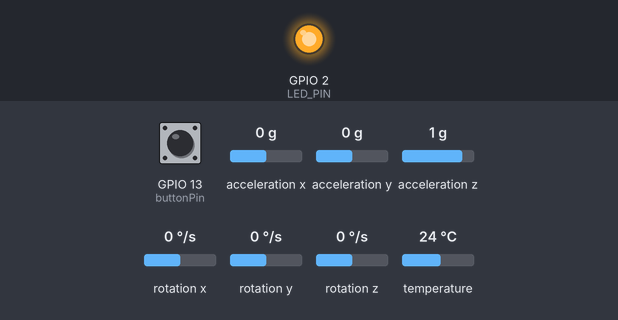
Bench run of a sketch on a simulated ESP32. On the bench: output pins drawn as LEDs (lit = HIGH). The inputs (shaded band) are chosen by the test bench; at power-on: GPIO 13 (buttonPin) HIGH, acceleration x 0 g, acceleration y 0 g, acceleration z 1 g, rotation x 0 °/s, rotation y 0 °/s, rotation z 0 °/s, temperature 24 °C. Nothing arrives over Bluetooth unless stated; what the sketch prints to the serial monitor is not drawn.

Above: at 0.1 s.
At 3.0 s:
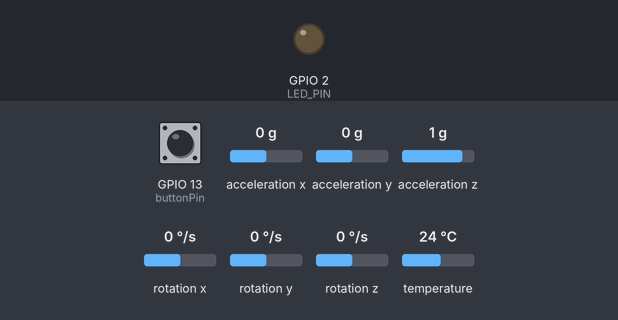
3.1 s: GPIO 13 (buttonPin) pulled LOW for 0.15 s
Timing chart, 0 to 6.1 s (numbered marks = the images above; inputs shaded):
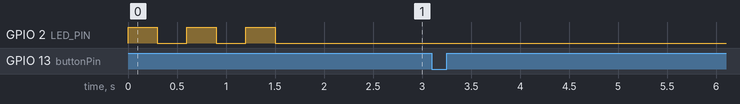

The sketch:

mozhang.ino
```cpp
#include "mpu6050.h"
#include <math.h>
#include <string.h>
#include "classifier.h"
#include "BluetoothSerial.h"
#include "esp_bt_device.h"
#define PI 3.1415926

const int LED_PIN=2;

BluetoothSerial SerialBT;
Eloquent::ML::Port::SVM clf;//实例化模型

uint32_t delt_t = 0; // used to control display output rate
uint32_t count = 0;  // used to control display output rate

float GyroMeasError = PI * (40.0f / 180.0f);     // gyroscope measurement error in rads/s (start at 60 deg/s), then reduce after ~10 s to 3
float beta = sqrt(3.0f / 4.0f) * GyroMeasError;  // compute beta
float GyroMeasDrift = PI * (2.0f / 180.0f);      // gyroscope measurement drift in rad/s/s (start at 0.0 deg/s/s)
float zeta = sqrt(3.0f / 4.0f) * GyroMeasDrift;  // compute zeta, the other free parameter in the Madgwick scheme usually set to a small or zero value
float deltat = 0.0f;                              // integration interval for both filter schemes
uint32_t lastUpdate = 0, firstUpdate = 0;         // used to calculate integration interval
uint32_t Now = 0;
float q[4] = {1.0f, 0.0f, 0.0f, 0.0f}; //四元数

float pitch, yaw, roll;//三轴角
float worldAccX,worldAccY,worldAccZ;//世界坐标系下三轴加速度

const int buttonPin=13;//按钮GPIO13
int buttonstate=0;//按钮状态
int lastbuttonstate=0;//上一次按钮状态
int i=0;//下标
float x_acc[50];//加速度
float y_acc[50];
float z_acc[50];
float x_v[50];//速度
float y_v[50];
float z_v[50];
float x_x[50];//位移
float y_x[50];
float z_x[50];
int k;//工具变量
float input[100]={0};//用于跑模型的变量
int pred=0;//预测结果

float sumwhat(int i,float tool[50]){//辅助函数求tool数组的前i项和
  int j;
  float sum=0.0;
  for (j=0;j<=i;j++){
    sum+=tool[j]*0.05;
  }
  return sum;
}

unsigned long starttime=0;//开始时间
int flag1=0;//为了标志2s已到但是按钮未松开的情况的flag
int flag2=1;//为了标志开始计时的flag

void MadgwickQuaternionUpdate(float ax, float ay, float az, float gyrox, float gyroy, float gyroz)
{
    float q1 = q[0], q2 = q[1], q3 = q[2], q4 = q[3];         // short name local variable for readability
    float norm;                                               // vector norm
    float f1, f2, f3;                                         // objetive funcyion elements
    float J_11or24, J_12or23, J_13or22, J_14or21, J_32, J_33; // objective function Jacobian elements
    float qDot1, qDot2, qDot3, qDot4;
    float hatDot1, hatDot2, hatDot3, hatDot4;
    float gerrx, gerry, gerrz, gbiasx, gbiasy, gbiasz;        // gyro bias error

    // Auxiliary variables to avoid repeated arithmetic
    float _halfq1 = 0.5f * q1;
    float _halfq2 = 0.5f * q2;
    float _halfq3 = 0.5f * q3;
    float _halfq4 = 0.5f * q4;
    float _2q1 = 2.0f * q1;
    float _2q2 = 2.0f * q2;
    float _2q3 = 2.0f * q3;
    float _2q4 = 2.0f * q4;
    float _2q1q3 = 2.0f * q1 * q3;
    float _2q3q4 = 2.0f * q3 * q4;

    // Normalise accelerometer measurement
    norm = sqrt(ax * ax + ay * ay + az * az);
    if (norm == 0.0f) return; // handle NaN
    norm = 1.0f/norm;
    ax *= norm;
    ay *= norm;
    az *= norm;

    // Compute the objective function and Jacobian
    f1 = _2q2 * q4 - _2q1 * q3 - ax;
    f2 = _2q1 * q2 + _2q3 * q4 - ay;
    f3 = 1.0f - _2q2 * q2 - _2q3 * q3 - az;
    J_11or24 = _2q3;
    J_12or23 = _2q4;
    J_13or22 = _2q1;
    J_14or21 = _2q2;
    J_32 = 2.0f * J_14or21;
    J_33 = 2.0f * J_11or24;

    // Compute the gradient (matrix multiplication)
    hatDot1 = J_14or21 * f2 - J_11or24 * f1;
    hatDot2 = J_12or23 * f1 + J_13or22 * f2 - J_32 * f3;
    hatDot3 = J_12or23 * f2 - J_33 *f3 - J_13or22 * f1;
    hatDot4 = J_14or21 * f1 + J_11or24 * f2;

    // Normalize the gradient
    norm = sqrt(hatDot1 * hatDot1 + hatDot2 * hatDot2 + hatDot3 * hatDot3 + hatDot4 * hatDot4);
    hatDot1 /= norm;
    hatDot2 /= norm;
    hatDot3 /= norm;
    hatDot4 /= norm;

    // Compute estimated gyroscope biases
    gerrx = _2q1 * hatDot2 - _2q2 * hatDot1 - _2q3 * hatDot4 + _2q4 * hatDot3;
    gerry = _2q1 * hatDot3 + _2q2 * hatDot4 - _2q3 * hatDot1 - _2q4 * hatDot2;
    gerrz = _2q1 * hatDot4 - _2q2 * hatDot3 + _2q3 * hatDot2 - _2q4 * hatDot1;

    // Compute and remove gyroscope biases
    gbiasx += gerrx * deltat * zeta;
    gbiasy += gerry * deltat * zeta;
    gbiasz += gerrz * deltat * zeta;
    gyrox -= gbiasx;
    gyroy -= gbiasy;
    gyroz -= gbiasz;

    // Compute the quaternion derivative
    qDot1 = -_halfq2 * gyrox - _halfq3 * gyroy - _halfq4 * gyroz;
    qDot2 =  _halfq1 * gyrox + _halfq3 * gyroz - _halfq4 * gyroy;
    qDot3 =  _halfq1 * gyroy - _halfq2 * gyroz + _halfq4 * gyrox;
    qDot4 =  _halfq1 * gyroz + _halfq2 * gyroy - _halfq3 * gyrox;

    // Compute then integrate estimated quaternion derivative
    q1 += (qDot1 -(beta * hatDot1)) * deltat;
    q2 += (qDot2 -(beta * hatDot2)) * deltat;
    q3 += (qDot3 -(beta * hatDot3)) * deltat;
    q4 += (qDot4 -(beta * hatDot4)) * deltat;

    // Normalize the quaternion
    norm = sqrt(q1 * q1 + q2 * q2 + q3 * q3 + q4 * q4);    // normalise quaternion
    norm = 1.0f/norm;
    q[0] = q1 * norm;
    q[1] = q2 * norm;
    q[2] = q3 * norm;
    q[3] = q4 * norm;
}

void setup() {
  Wire.begin();
  Wire.setClock(400000);
  Serial.begin(115200);
  pinMode(LED_PIN, OUTPUT);
  digitalWrite(LED_PIN, LOW);
  Init_mpu6050();
  pinMode(buttonPin,INPUT_PULLUP);
  SerialBT.begin("ESP32_BT",true);
  uint8_t macAddr[6]={0x84, 0x1F, 0xE8, 0x15, 0xBE, 0x4E};

  if (SerialBT.connect(macAddr)) {
    Serial.println("Connected to Slave!");
    for (k=0;k<3;k++) {//蓝牙连接成功提升:灯闪三下
      digitalWrite(LED_PIN, HIGH);
      delay(300);
      digitalWrite(LED_PIN, LOW);
      delay(300);
    }
  } else {
    Serial.println("Failed to connect to Slave.");
    digitalWrite(LED_PIN, HIGH);//蓝牙连接失败提示:灯一直亮
  }
}

void loop() {
  buttonstate=digitalRead(buttonPin);
  ReadMPU6050();
  //可视化线加速度曲线
  //Serial.print("Acc_x:");
  //Serial.print(mpu6050_data.Acc_X);
  //Serial.print(",");
  //Serial.print("Acc_Y:");
  //Srial.print(mpu6050_data.Acc_Y);
  //Serial.print(",");
  //Serial.print("Acc_Z:");
  //Serial.println(mpu6050_data.Acc_Z);

  //可视化角速度曲线
  //Serial.print("Angle_velocity_R:");
  //Serial.println(mpu6050_data.Angle_Velocity_R);
  //Serial.print(",");
  //Serial.print("Angle_velocity_P:");
  //Serial.print(mpu6050_data.Angle_Velocity_P);
  //Serial.print(",");
  //Serial.print("Angle_velocity_Y:");
  //Serial.println(mpu6050_data.Angle_Velocity_Y);

  Now = micros();
  deltat = ((Now - lastUpdate)/1000000.0f); // set integration time by time elapsed since last filter update
  lastUpdate = Now;

  MadgwickQuaternionUpdate(mpu6050_data.Acc_X/9.8065, mpu6050_data.Acc_Y/9.8065, mpu6050_data.Acc_Z/9.8065, mpu6050_data.Angle_Velocity_R, mpu6050_data.Angle_Velocity_P, mpu6050_data.Angle_Velocity_Y);
  delt_t = millis() - count;
  if (delt_t > 50) { // update LCD once per half-second independent of read rate


  yaw=atan2(2.0f * (q[1] * q[2] + q[0] * q[3]), q[0] * q[0] + q[1] * q[1] - q[2] * q[2] - q[3] * q[3]);
  pitch=-asin(2.0f * (q[1] * q[3] - q[0] * q[2]));
  roll=atan2(2.0f * (q[0] * q[1] + q[2] * q[3]), q[0] * q[0] - q[1] * q[1] - q[2] * q[2] + q[3] * q[3]);

  //Serial.print(yaw, 2);
  //Serial.print(", ");
  //Serial.print(pitch, 2);
  //Serial.print(", ");
  //Serial.println(roll, 2);

  float R[3][3];
  R[0][0]=cos(pitch)*cos(yaw);
  R[0][1]=cos(yaw)*sin(roll)*sin(pitch)-cos(roll)*sin(yaw);
  R[0][2]=sin(roll)*sin(yaw)+cos(roll)*cos(yaw)*sin(pitch);

  R[1][0]=cos(pitch)*sin(yaw);
  R[1][1]=cos(roll)*cos(yaw)+sin(roll)*sin(pitch)*sin(yaw);
  R[1][2]=cos(roll)*sin(pitch)*sin(yaw)-cos(yaw)*sin(roll);

  R[2][0]=-sin(pitch);
  R[2][1]=cos(pitch)*sin(roll);
  R[2][2]=cos(roll)*cos(pitch);

  worldAccX=R[0][0]*mpu6050_data.Acc_X+R[0][1]*mpu6050_data.Acc_Y+R[0][2]*mpu6050_data.Acc_Z;
  worldAccY=R[1][0]*mpu6050_data.Acc_X+R[1][1]*mpu6050_data.Acc_Y+R[1][2]*mpu6050_data.Acc_Z;
  worldAccZ=R[2][0]*mpu6050_data.Acc_X+R[2][1]*mpu6050_data.Acc_Y+R[2][2]*mpu6050_data.Acc_Z;

  // 减去重力
  worldAccZ-=9.8065;

  //Serial.print(worldAccX, 2);
  //Serial.print(", ");
  //Serial.print(worldAccY, 2);
  //Serial.print(", ");
  //Serial.println(worldAccZ, 2);
  if(buttonstate==LOW&&flag1==0){//如果按下按钮
    if(lastbuttonstate==HIGH){//首次按下按钮
      i=0;//下标更新
      starttime=millis();//起始时间更新
      flag2=0;//开始计时标志
      memset(x_x,0,sizeof(x_x));
      memset(y_x,0,sizeof(y_x));
      memset(z_x,0,sizeof(z_x));
      Serial.println("首次按下");
    }
    x_acc[i]=worldAccX;//更新加速度
    y_acc[i]=worldAccY;
    z_acc[i]=worldAccZ;
    i++;
  }

  if((millis()-starttime>=2000||(lastbuttonstate==LOW&&buttonstate==HIGH))&&flag2==0){
    flag1=1;//关闭记录通道
    flag2=1;//关闭积分运算通道
    //积分运算
    Serial.println("进入积分");
    for (k=0;k<i;k++){
      x_v[k]=sumwhat(k,x_acc);
      y_v[k]=sumwhat(k,y_acc);
      z_v[k]=sumwhat(k,z_acc);
    }
    for (k=0;k<i;k++){
      x_x[k]=sumwhat(k,x_v);
      y_x[k]=sumwhat(k,y_v);
      z_x[k]=sumwhat(k,z_v);
    }
    for (k=0;k<50;k++){
      input[k]=x_x[k];
      input[k+50]=z_x[k];
    }
    pred=clf.predict(input);
    Serial.println("===START===");   // 一次动作开始
    for (k=0;k<i;k++){
      Serial.print("x:");
      Serial.print(x_x[k]);
      Serial.print(",y:");
      Serial.print(y_x[k]);
      Serial.print(",z:");
      Serial.println(z_x[k]);
      }
    Serial.println(pred);
    Serial.println("===END===");     // 一次动作结束
    SerialBT.println(pred);
  }
  if(buttonstate==HIGH){flag1=0;}//如果按钮是松开的允许再按记录，如果是按到时间到了结束，不触发flag1变化，不进记录
  lastbuttonstate=buttonstate;//记录上一次按钮状态

  count = millis();


}

}
```

mpu6050.h
```cpp
#include <Adafruit_MPU6050.h>
#include <Adafruit_Sensor.h>
#include <Wire.h>

Adafruit_MPU6050 mpu;

struct MPU6050_DATA
{
  // 摄氏度
  float Temperature = 0.0;

  // 沿三轴的线加速度 米每二次方秒 m/s^2
  float Acc_X = 0.0;
  float Acc_Y = 0.0;
  float Acc_Z = 0.0;

  // 三轴角速度 弧度每秒 rad/s
  float Angle_Velocity_R = 0.0;
  float Angle_Velocity_P = 0.0;
  float Angle_Velocity_Y = 0.0;

}mpu6050_data;

void Init_mpu6050()
{
  // Try to initialize!
  if (!mpu.begin()) {
    Serial.println("Failed to find MPU6050 chip");
    while (1) {
      delay(10);
    }
  }
  Serial.println("MPU6050 Found!");
  /***********************************************
    Available AccelerometerRange:
      MPU6050_RANGE_2_G
      MPU6050_RANGE_4_G
      MPU6050_RANGE_8_G
      MPU6050_RANGE_16_G

    API:
      getAccelerometerRange()
      setAccelerometerRange()
  ***********************************************/
  mpu.setAccelerometerRange(MPU6050_RANGE_8_G);

  /***********************************************
    Available GyroRange:
      MPU6050_RANGE_250_DEG
      MPU6050_RANGE_500_DEG
      MPU6050_RANGE_1000_DEG
      MPU6050_RANGE_2000_DEG

    API:
      getGyroRange()
      setGyroRange()
  ***********************************************/
  mpu.setGyroRange(MPU6050_RANGE_500_DEG);

  /***********************************************
    Available Bandwidth:
      MPU6050_BAND_5_HZ
      MPU6050_BAND_10_HZ
      MPU6050_BAND_21_HZ
      MPU6050_BAND_44_HZ
      MPU6050_BAND_94_HZ
      MPU6050_BAND_184_HZ
      MPU6050_BAND_260_HZ

    API:
      getFilterBandwidth()
      setFilterBandwidth()
  ***********************************************/
  mpu.setFilterBandwidth(MPU6050_BAND_21_HZ);
}


void ReadMPU6050()
{
  /* Get new sensor events with the readings */
  sensors_event_t a, g, temp;
  mpu.getEvent(&a, &g, &temp);

  mpu6050_data.Temperature = temp.temperature;

  mpu6050_data.Acc_X = a.acceleration.x;
  mpu6050_data.Acc_Y = a.acceleration.y;
  mpu6050_data.Acc_Z = a.acceleration.z;

  mpu6050_data.Angle_Velocity_R = g.gyro.x;
  mpu6050_data.Angle_Velocity_P = g.gyro.y;
  mpu6050_data.Angle_Velocity_Y = g.gyro.z;
}
```

Source omitted: classifier.h (109763 bytes)

Measured:
- after the input at 3.1 s, every drawn part: stays the same
